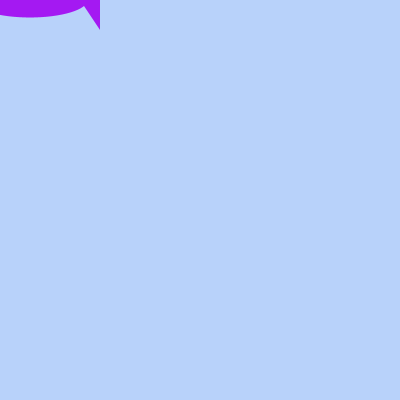
Frame 1 (no input)
Frame 60 (the mouse pressed at the canvas centre just before this capture): identical to frame 1, image omitted
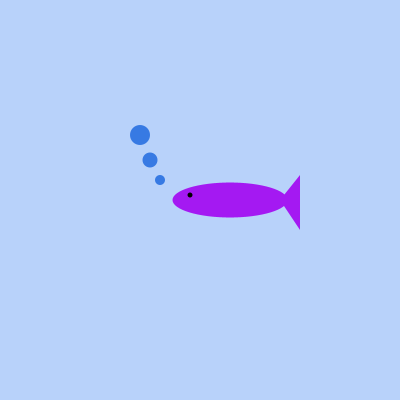
Frame 120 (the mouse held since frame 60 and released just before this capture)

The Processing sketch that drew these frames (run headless with seeded random() and noise(); from frame 60 on, the mouse is pressed at the canvas centre):

// Processing sketch: processing_87432
// ── processing_87432.pde

//Ji-Young Lee
//jiyoung3@andrew.cmu.edu
//HOMEWORK 5
//Copyrights @JIYOUNG LEE

float x,y,qq,ww;
color col;

void setup()
{
  size (400,400);
  col=color(random(255),random(100),random(255));
  smooth();
  qq=25;
  ww=90;
  frameRate(30);
}

  

void draw()
{
  background(184,210,250);
 
  figure (mouseX,mouseY,qq,qq);
  
  
}

void figure ( float fx, float fy, float qq, float ww)
{
  
  noStroke();
  fill(col);
  ellipse(fx+30,fy,qq+90,qq+10);
  
  noStroke();
  fill(col);
  triangle(fx+80,fy,fx+100,fy-25,fx+100,fy+30);
  
  fill(0);
  ellipse(fx-10,fy-5,qq-30,qq-30);
  
  fill(55,122,227);
  ellipse(fx-40,fy-20,qq-15,qq-15);
  
  fill(55,122,227);
  ellipse(fx-50,fy-40,qq-10,qq-10);
  
  fill(55,122,227);
  ellipse(fx-60,fy-65,qq-5,qq-5);
  

  
  

}

void keyPressed()
{
  
  if (keyCode == ' ') {
    col=color(random(255),random(255),random(255)  );
  }
}
